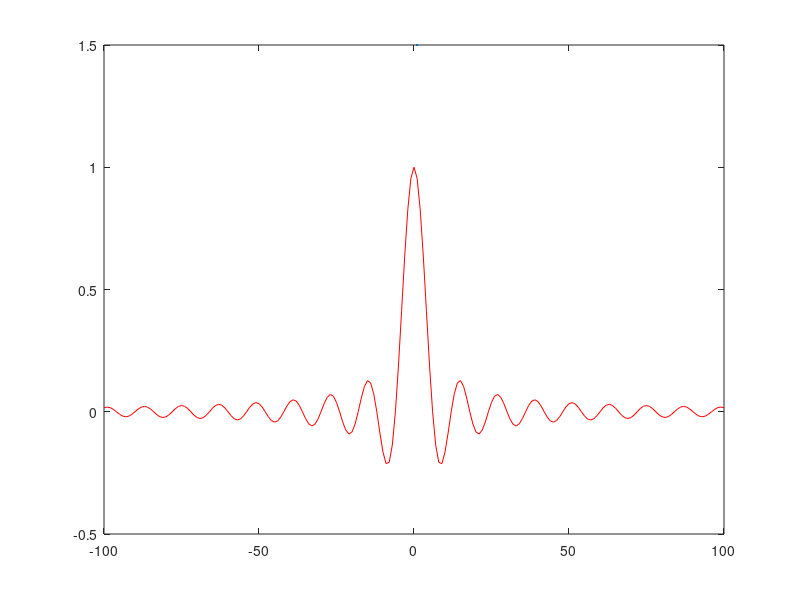

Write MATLAB code to recreate this figure. (Note: this script raises an error after producing the figure.)
t = -100:1:100;
x1c = sinc(t./6);
plot(t,x1c,'r',LineWidth=1.5);
hold on
n = -100:5:100;
T1 = 6;
T_1 = 100*T1;
X1= sinc((n.*T_1)./6);
stem(n,X1,'b',LineWidth=1.5);
%ylim([-0.01,0.01]);
hold off
legend('xc(t)', 'x[n]');